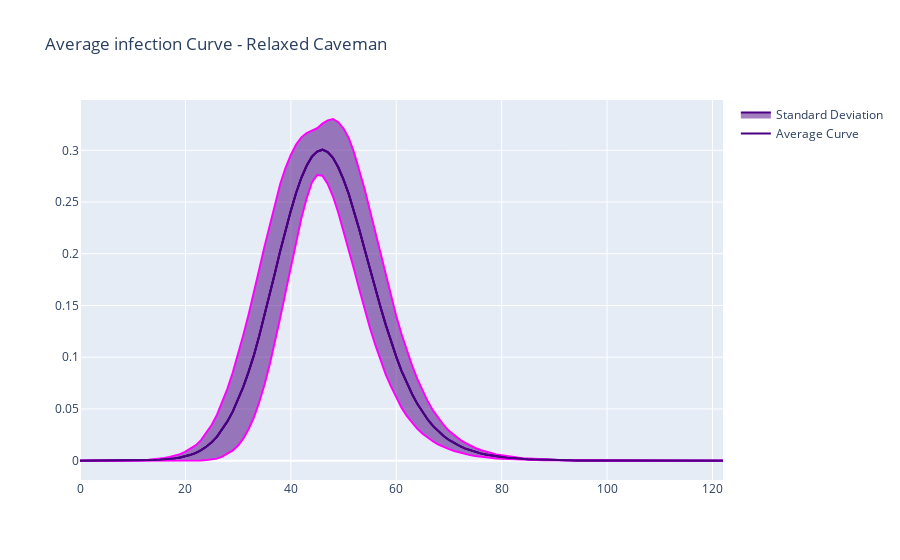

Write notebook code for a chart like this one.
### Code cell
sims = run_simulations(6)
plot_average_infection_curve(sims)
